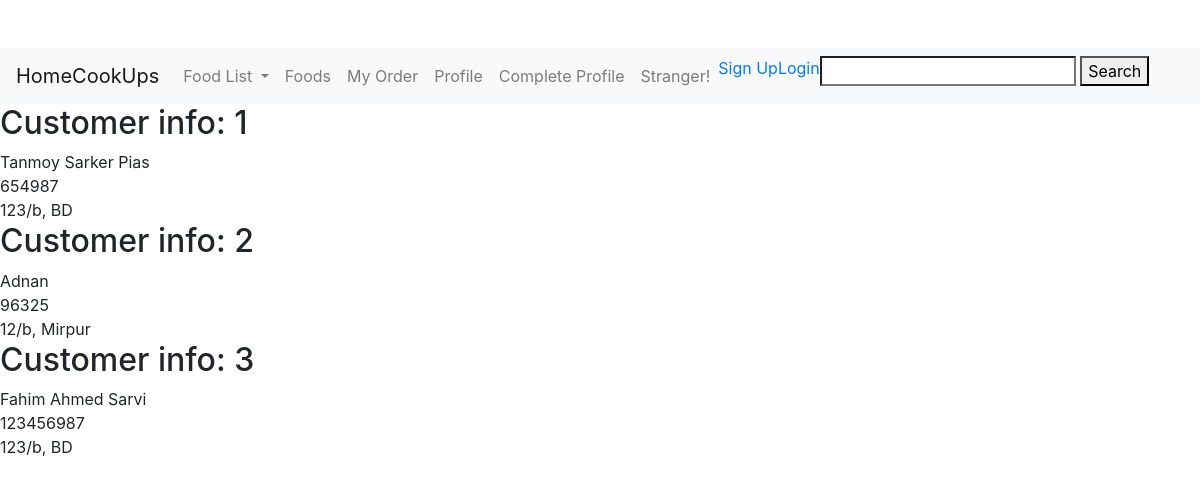
/Customer/, run on an earlier commit of the app's database.
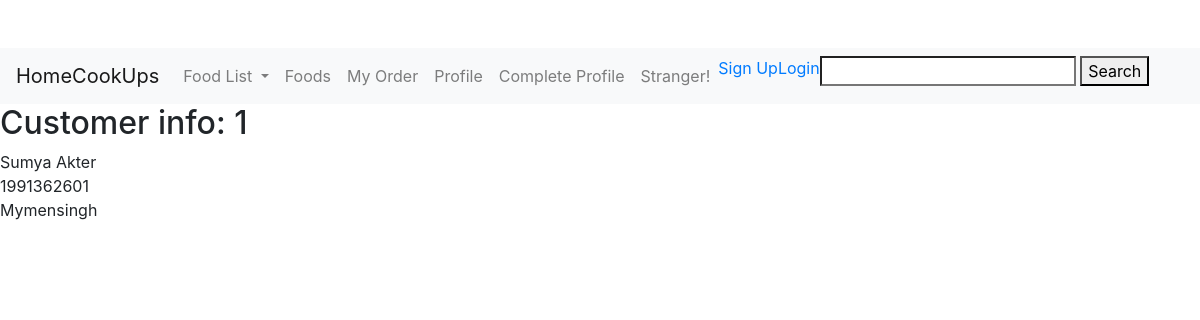
And on a later commit of the database.
### CustomerManagement/models.py (models this page shows)
class Customer(models.Model):
    customer_name = models.CharField(max_length=100)
    Phone_Number = models.IntegerField()
    Address = models.CharField(max_length=200)
    profile_pic=models.ImageField(upload_to='images/C_Profile_pic/',default='default.jpg')
    user = models.ForeignKey(User, on_delete=models.SET_NULL, null=True, blank=True)
    def __str__(self):
        return self.customer_name

### CustomerManagement/views.py (the view)
# urls.py: path('Customer/',customer_views.showCustomers, name = 'Customer' ),
def showCustomers(request):
    customerList = Customer.objects.all()
    context = {
        'Customer': customerList
    }
    print(customerList)
    return render(request, 'CustomerManagement/CustomerList.html', context)

### templates/CustomerManagement/CustomerList.html
{% extends 'customer_base.html' %}
{% block content %}
    {% for c in Customer %}
        <h2>Customer info:  {{ c.id }} </h2>
        {{ c.customer_name }} <br>
        {{ c.Phone_Number}} <br>
        {{ c.Address}} <br>
    {% endfor %}
{% endblock content %}

What changed in the data, as far as the page shows it:
removed Customer: id "2", customer_name "Adnan", Phone_Number "96325", Address "12/b, Mirpur"
removed Customer: id "3", customer_name "Fahim Ahmed Sarvi", Phone_Number "123456987", Address "123/b, BD"
changed Customer id 1: customer_name "Tanmoy Sarker Pias" → "Sumya Akter"; Phone_Number "654987" → "1991362601"; Address "123/b, BD" → "Mymensingh"
